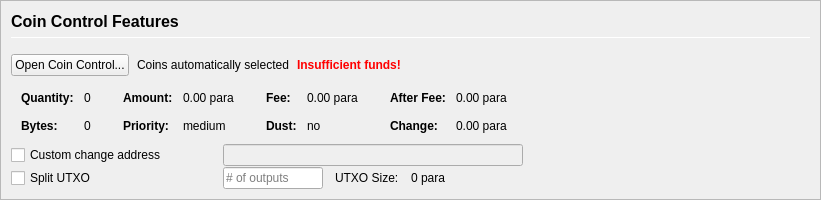
         <widget class="QFrame" name="frameCoinControl">
          <property name="sizePolicy">
           <sizepolicy hsizetype="Expanding" vsizetype="Expanding">
            <horstretch>0</horstretch>
            <verstretch>0</verstretch>
           </sizepolicy>
          </property>
          <property name="maximumSize">
           <size>
            <width>16777215</width>
            <height>16777215</height>
           </size>
          </property>
          <property name="frameShape">
           <enum>QFrame::StyledPanel</enum>
          </property>
          <property name="frameShadow">
           <enum>QFrame::Sunken</enum>
          </property>
          <layout class="QVBoxLayout" name="verticalLayoutCoinControl2">
           <property name="spacing">
            <number>0</number>
           </property>
           <property name="margin">
            <number>0</number>
           </property>
           <item>
            <widget class="QFrame" name="frameCoinControl_BG">
             <layout class="QVBoxLayout" name="verticalLayoutCoinControl" stretch="0,0,0,0,0,0">
              <property name="spacing">
               <number>1</number>
              </property>
              <property name="leftMargin">
               <number>10</number>
              </property>
              <property name="topMargin">
               <number>10</number>
              </property>
              <item>
               <layout class="QHBoxLayout" name="horizontalLayoutCoinControl1">
                <property name="bottomMargin">
                 <number>15</number>
                </property>
                <item>
                 <layout class="QVBoxLayout" name="verticalLayout_3">
                  <property name="spacing">
                   <number>6</number>
                  </property>
                  <item>
                   <widget class="QLabel" name="labelCoinControlFeatures">
                    <property name="sizePolicy">
                     <sizepolicy hsizetype="Preferred" vsizetype="Maximum">
                      <horstretch>0</horstretch>
                      <verstretch>0</verstretch>
                     </sizepolicy>
                    </property>
                    <property name="minimumSize">
                     <size>
                      <width>0</width>
                      <height>20</height>
                     </size>
                    </property>
                    <property name="font">
                     <font>
                      <pointsize>12</pointsize>
                      <weight>75</weight>
                      <bold>true</bold>
                     </font>
                    </property>
                    <property name="styleSheet">
                     <string notr="true">font-weight:bold;</string>
                    </property>
                    <property name="text">
                     <string>Coin Control Features</string>
                    </property>
                   </widget>
                  </item>
                  <item>
                   <widget class="Line" name="line">
                    <property name="minimumSize">
                     <size>
                      <width>0</width>
                      <height>1</height>
                     </size>
                    </property>
                    <property name="maximumSize">
                     <size>
                      <width>16777215</width>
                      <height>1</height>
                     </size>
                    </property>
                    <property name="orientation">
                     <enum>Qt::Horizontal</enum>
                    </property>
                   </widget>
                  </item>
                 </layout>
                </item>
               </layout>
              </item>
              <item>
               <layout class="QHBoxLayout" name="horizontalLayoutCoinControl2" stretch="0,0,0,0">
                <property name="spacing">
                 <number>8</number>
                </property>
                <property name="bottomMargin">
                 <number>10</number>
                </property>
                <item>
                 <widget class="QPushButton" name="pushButtonCoinControl">
                  <property name="styleSheet">
                   <string notr="true"/>
                  </property>
                  <property name="text">
                   <string>Open Coin Control...</string>
                  </property>
                  <property name="autoDefault">
                   <bool>false</bool>
                  </property>
                 </widget>
                </item>
                <item>
                 <widget class="QLabel" name="labelCoinControlAutomaticallySelected">
                  <property name="text">
                   <string>Coins automatically selected</string>
                  </property>
                  <property name="margin">
                   <number>5</number>
                  </property>
                 </widget>
                </item>
                <item>
                 <widget class="QLabel" name="labelCoinControlInsuffFunds">
                  <property name="font">
                   <font>
                    <weight>75</weight>
                    <bold>true</bold>
                   </font>
                  </property>
                  <property name="styleSheet">
                   <string notr="true">color:red;font-weight:bold;</string>
                  </property>
                  <property name="text">
                   <string>Insufficient funds!</string>
                  </property>
                  <property name="margin">
                   <number>5</number>
                  </property>
                 </widget>
                </item>
                <item>
                 <spacer name="horizontalSpacerCoinControl">
                  <property name="orientation">
                   <enum>Qt::Horizontal</enum>
                  </property>
                  <property name="sizeHint" stdset="0">
                   <size>
                    <width>40</width>
                    <height>1</height>
                   </size>
                  </property>
                 </spacer>
                </item>
               </layout>
              </item>
              <item>
               <widget class="QWidget" name="widgetCoinControl" native="true">
                <property name="sizePolicy">
                 <sizepolicy hsizetype="Preferred" vsizetype="Preferred">
                  <horstretch>0</horstretch>
                  <verstretch>0</verstretch>
                 </sizepolicy>
                </property>
                <property name="minimumSize">
                 <size>
                  <width>0</width>
                  <height>0</height>
                 </size>
                </property>
                <property name="styleSheet">
                 <string notr="true"/>
                </property>
                <layout class="QHBoxLayout" name="horizontalLayoutCoinControl5">
                 <property name="margin">
                  <number>0</number>
                 </property>
                 <item>
                  <layout class="QHBoxLayout" name="horizontalLayoutCoinControl3" stretch="0,0,0,1">
                   <property name="spacing">
                    <number>20</number>
                   </property>
                   <property name="topMargin">
                    <number>0</number>
                   </property>
                   <property name="bottomMargin">
                    <number>10</number>
                   </property>
                   <item>
                    <layout class="QFormLayout" name="formLayoutCoinControl1">
                     <property name="horizontalSpacing">
                      <number>10</number>
                     </property>
                     <property name="verticalSpacing">
                      <number>14</number>
                     </property>
                     <property name="leftMargin">
                      <number>10</number>
                     </property>
                     <property name="topMargin">
                      <number>4</number>
                     </property>
                     <property name="rightMargin">
                      <number>6</number>
                     </property>
                     <item row="0" column="0">
                      <widget class="QLabel" name="labelCoinControlQuantityText">
                       <property name="font">
                        <font>
                         <weight>75</weight>
                         <bold>true</bold>
                        </font>
                       </property>
                       <property name="text">
                        <string>Quantity:</string>
                       </property>
                       <property name="margin">
                        <number>0</number>
                       </property>
                      </widget>
                     </item>
                     <item row="0" column="1">
                      <widget class="QLabel" name="labelCoinControlQuantity">
                       <property name="cursor">
                        <cursorShape>IBeamCursor</cursorShape>
                       </property>
                       <property name="contextMenuPolicy">
                        <enum>Qt::ActionsContextMenu</enum>
                       </property>
                       <property name="text">
                        <string notr="true">0</string>
                       </property>
                       <property name="margin">
                        <number>0</number>
                       </property>
                       <property name="textInteractionFlags">
                        <set>Qt::LinksAccessibleByMouse|Qt::TextSelectableByKeyboard|Qt::TextSelectableByMouse</set>
                       </property>
                      </widget>
                     </item>
                     <item row="1" column="0">
                      <widget class="QLabel" name="labelCoinControlBytesText">
                       <property name="font">
                        <font>
                         <weight>75</weight>
                         <bold>true</bold>
                        </font>
                       </property>
                       <property name="text">
                        <string>Bytes:</string>
                       </property>
                      </widget>
                     </item>
                     <item row="1" column="1">
                      <widget class="QLabel" name="labelCoinControlBytes">
                       <property name="cursor">
                        <cursorShape>IBeamCursor</cursorShape>
                       </property>
                       <property name="contextMenuPolicy">
                        <enum>Qt::ActionsContextMenu</enum>
                       </property>
                       <property name="text">
                        <string notr="true">0</string>
                       </property>
                       <property name="textInteractionFlags">
                        <set>Qt::LinksAccessibleByMouse|Qt::TextSelectableByKeyboard|Qt::TextSelectableByMouse</set>
                       </property>
                      </widget>
                     </item>
                    </layout>
                   </item>
                   <item>
                    <layout class="QFormLayout" name="formLayoutCoinControl2">
                     <property name="horizontalSpacing">
                      <number>10</number>
                     </property>
                     <property name="verticalSpacing">
                      <number>14</number>
                     </property>
                     <property name="leftMargin">
                      <number>6</number>
                     </property>
                     <property name="topMargin">
                      <number>4</number>
                     </property>
                     <property name="rightMargin">
                      <number>6</number>
                     </property>
                     <item row="0" column="0">
                      <widget class="QLabel" name="labelCoinControlAmountText">
                       <property name="font">
                        <font>
                         <weight>75</weight>
                         <bold>true</bold>
                        </font>
                       </property>
                       <property name="text">
                        <string>Amount:</string>
                       </property>
                       <property name="margin">
                        <number>0</number>
                       </property>
                      </widget>
                     </item>
                     <item row="0" column="1">
                      <widget class="QLabel" name="labelCoinControlAmount">
                       <property name="cursor">
                        <cursorShape>IBeamCursor</cursorShape>
                       </property>
                       <property name="contextMenuPolicy">
                        <enum>Qt::ActionsContextMenu</enum>
                       </property>
                       <property name="text">
                        <string notr="true">0.00 para</string>
                       </property>
                       <property name="textInteractionFlags">
                        <set>Qt::LinksAccessibleByMouse|Qt::TextSelectableByKeyboard|Qt::TextSelectableByMouse</set>
                       </property>
                      </widget>
                     </item>
                     <item row="1" column="0">
                      <widget class="QLabel" name="labelCoinControlPriorityText">
                       <property name="font">
                        <font>
                         <weight>75</weight>
                         <bold>true</bold>
                        </font>
                       </property>
                       <property name="text">
                        <string>Priority:</string>
                       </property>
                      </widget>
                     </item>
                     <item row="1" column="1">
                      <widget class="QLabel" name="labelCoinControlPriority">
                       <property name="cursor">
                        <cursorShape>IBeamCursor</cursorShape>
                       </property>
                       <property name="contextMenuPolicy">
                        <enum>Qt::ActionsContextMenu</enum>
                       </property>
                       <property name="text">
                        <string>medium</string>
                       </property>
                       <property name="textInteractionFlags">
                        <set>Qt::LinksAccessibleByMouse|Qt::TextSelectableByKeyboard|Qt::TextSelectableByMouse</set>
                       </property>
                      </widget>
                     </item>
                    </layout>
                   </item>
                   <item>
                    <layout class="QFormLayout" name="formLayoutCoinControl3">
                     <property name="horizontalSpacing">
                      <number>10</number>
                     </property>
                     <property name="verticalSpacing">
                      <number>14</number>
                     </property>
                     <property name="leftMargin">
                      <number>6</number>
                     </property>
                     <property name="topMargin">
                      <number>4</number>
                     </property>
                     <property name="rightMargin">
                      <number>6</number>
                     </property>
                     <item row="0" column="0">
                      <widget class="QLabel" name="labelCoinControlFeeText">
                       <property name="font">
                        <font>
                         <weight>75</weight>
                         <bold>true</bold>
                        </font>
                       </property>
                       <property name="text">
                        <string>Fee:</string>
                       </property>
                       <property name="margin">
                        <number>0</number>
                       </property>
                      </widget>
                     </item>
                     <item row="0" column="1">
                      <widget class="QLabel" name="labelCoinControlFee">
                       <property name="cursor">
                        <cursorShape>IBeamCursor</cursorShape>
                       </property>
                       <property name="contextMenuPolicy">
                        <enum>Qt::ActionsContextMenu</enum>
                       </property>
                       <property name="text">
                        <string notr="true">0.00 para</string>
                       </property>
                       <property name="textInteractionFlags">
                        <set>Qt::LinksAccessibleByMouse|Qt::TextSelectableByKeyboard|Qt::TextSelectableByMouse</set>
                       </property>
                      </widget>
                     </item>
                     <item row="1" column="0">
                      <widget class="QLabel" name="labelCoinControlLowOutputText">
                       <property name="font">
                        <font>
                         <weight>75</weight>
                         <bold>true</bold>
                        </font>
                       </property>
                       <property name="text">
                        <string>Dust:</string>
                       </property>
                      </widget>
                     </item>
                     <item row="1" column="1">
                      <widget class="QLabel" name="labelCoinControlLowOutput">
                       <property name="cursor">
                        <cursorShape>IBeamCursor</cursorShape>
                       </property>
                       <property name="contextMenuPolicy">
                        <enum>Qt::ActionsContextMenu</enum>
                       </property>
                       <property name="text">
                        <string>no</string>
                       </property>
                       <property name="textInteractionFlags">
                        <set>Qt::LinksAccessibleByMouse|Qt::TextSelectableByKeyboard|Qt::TextSelectableByMouse</set>
                       </property>
                      </widget>
                     </item>
                    </layout>
                   </item>
                   <item>
                    <layout class="QFormLayout" name="formLayoutCoinControl4">
                     <property name="horizontalSpacing">
                      <number>10</number>
                     </property>
                     <property name="verticalSpacing">
                      <number>14</number>
                     </property>
                     <property name="leftMargin">
                      <number>6</number>
                     </property>
                     <property name="topMargin">
                      <number>4</number>
                     </property>
                     <property name="rightMargin">
                      <number>6</number>
                     </property>
                     <item row="0" column="0">
                      <widget class="QLabel" name="labelCoinControlAfterFeeText">
                       <property name="font">
                        <font>
                         <weight>75</weight>
                         <bold>true</bold>
                        </font>
                       </property>
                       <property name="text">
                        <string>After Fee:</string>
                       </property>
                       <property name="margin">
                        <number>0</number>
                       </property>
                      </widget>
                     </item>
                     <item row="0" column="1">
                      <widget class="QLabel" name="labelCoinControlAfterFee">
                       <property name="cursor">
                        <cursorShape>IBeamCursor</cursorShape>
                       </property>
                       <property name="contextMenuPolicy">
                        <enum>Qt::ActionsContextMenu</enum>
                       </property>
                       <property name="text">
                        <string notr="true">0.00 para</string>
                       </property>
                       <property name="textInteractionFlags">
                        <set>Qt::LinksAccessibleByMouse|Qt::TextSelectableByKeyboard|Qt::TextSelectableByMouse</set>
                       </property>
                      </widget>
                     </item>
                     <item row="1" column="0">
                      <widget class="QLabel" name="labelCoinControlChangeText">
                       <property name="font">
                        <font>
                         <weight>75</weight>
                         <bold>true</bold>
                        </font>
                       </property>
                       <property name="text">
                        <string>Change:</string>
                       </property>
                      </widget>
                     </item>
                     <item row="1" column="1">
                      <widget class="QLabel" name="labelCoinControlChange">
                       <property name="cursor">
                        <cursorShape>IBeamCursor</cursorShape>
                       </property>
                       <property name="contextMenuPolicy">
                        <enum>Qt::ActionsContextMenu</enum>
                       </property>
                       <property name="text">
                        <string notr="true">0.00 para</string>
                       </property>
                       <property name="textInteractionFlags">
                        <set>Qt::LinksAccessibleByMouse|Qt::TextSelectableByKeyboard|Qt::TextSelectableByMouse</set>
                       </property>
                      </widget>
                     </item>
                    </layout>
                   </item>
                  </layout>
                 </item>
                </layout>
               </widget>
              </item>
              <item>
               <layout class="QHBoxLayout" name="horizontalLayoutCoinControl4">
                <property name="spacing">
                 <number>12</number>
                </property>
                <property name="sizeConstraint">
                 <enum>QLayout::SetDefaultConstraint</enum>
                </property>
                <property name="topMargin">
                 <number>0</number>
                </property>
                <property name="rightMargin">
                 <number>0</number>
                </property>
                <item>
                 <widget class="QCheckBox" name="checkBoxCoinControlChange">
                  <property name="sizePolicy">
                   <sizepolicy hsizetype="Preferred" vsizetype="Preferred">
                    <horstretch>0</horstretch>
                    <verstretch>0</verstretch>
                   </sizepolicy>
                  </property>
                  <property name="minimumSize">
                   <size>
                    <width>200</width>
                    <height>0</height>
                   </size>
                  </property>
                  <property name="maximumSize">
                   <size>
                    <width>200</width>
                    <height>16777215</height>
                   </size>
                  </property>
                  <property name="toolTip">
                   <string>If this is activated, but the change address is empty or invalid, change will be sent to a newly generated address.</string>
                  </property>
                  <property name="text">
                   <string>Custom change address</string>
                  </property>
                 </widget>
                </item>
                <item>
                 <widget class="QValidatedLineEdit" name="lineEditCoinControlChange">
                  <property name="enabled">
                   <bool>false</bool>
                  </property>
                  <property name="sizePolicy">
                   <sizepolicy hsizetype="Preferred" vsizetype="Preferred">
                    <horstretch>0</horstretch>
                    <verstretch>0</verstretch>
                   </sizepolicy>
                  </property>
                  <property name="minimumSize">
                   <size>
                    <width>300</width>
                    <height>0</height>
                   </size>
                  </property>
                 </widget>
                </item>
                <item>
                 <widget class="QLabel" name="labelCoinControlChangeLabel">
                  <property name="sizePolicy">
                   <sizepolicy hsizetype="Preferred" vsizetype="Preferred">
                    <horstretch>0</horstretch>
                    <verstretch>0</verstretch>
                   </sizepolicy>
                  </property>
                  <property name="minimumSize">
                   <size>
                    <width>100</width>
                    <height>0</height>
                   </size>
                  </property>
                  <property name="text">
                   <string/>
                  </property>
                  <property name="margin">
                   <number>3</number>
                  </property>
                 </widget>
                </item>
               </layout>
              </item>
              <item>
               <layout class="QHBoxLayout" name="horizontalLayoutCoinControl6">
                <property name="spacing">
                 <number>12</number>
                </property>
                <property name="rightMargin">
                 <number>0</number>
                </property>
                <item>
                 <widget class="QCheckBox" name="splitBlockCheckBox">
                  <property name="sizePolicy">
                   <sizepolicy hsizetype="Preferred" vsizetype="Preferred">
                    <horstretch>0</horstretch>
                    <verstretch>0</verstretch>
                   </sizepolicy>
                  </property>
                  <property name="minimumSize">
                   <size>
                    <width>200</width>
                    <height>0</height>
                   </size>
                  </property>
                  <property name="maximumSize">
                   <size>
                    <width>200</width>
                    <height>16777215</height>
                   </size>
                  </property>
                  <property name="text">
                   <string>Split UTXO</string>
                  </property>
                 </widget>
                </item>
                <item>
                 <widget class="QLineEdit" name="splitBlockLineEdit">
                  <property name="sizePolicy">
                   <sizepolicy hsizetype="Preferred" vsizetype="Preferred">
                    <horstretch>50</horstretch>
                    <verstretch>0</verstretch>
                   </sizepolicy>
                  </property>
                  <property name="minimumSize">
                   <size>
                    <width>100</width>
                    <height>0</height>
                   </size>
                  </property>
                  <property name="maximumSize">
                   <size>
                    <width>100</width>
                    <height>16777215</height>
                   </size>
                  </property>
                  <property name="placeholderText">
                   <string># of outputs</string>
                  </property>
                 </widget>
                </item>
                <item>
                 <widget class="QLabel" name="labelBlockSizeText">
                  <property name="text">
                   <string>UTXO Size:</string>
                  </property>
                 </widget>
                </item>
                <item>
                 <widget class="QLabel" name="labelBlockSize">
                  <property name="text">
                   <string>0 para</string>
                  </property>
                 </widget>
                </item>
                <item>
                 <spacer name="horizontalSpacer_7">
                  <property name="orientation">
                   <enum>Qt::Horizontal</enum>
                  </property>
                  <property name="sizeHint" stdset="0">
                   <size>
                    <width>40</width>
                    <height>20</height>
                   </size>
                  </property>
                 </spacer>
                </item>
               </layout>
              </item>
              <item>
               <spacer name="verticalSpacerCoinControl">
                <property name="orientation">
                 <enum>Qt::Vertical</enum>
                </property>
                <property name="sizeHint" stdset="0">
                 <size>
                  <width>800</width>
                  <height>1</height>
                 </size>
                </property>
               </spacer>
              </item>
             </layout>
            </widget>
           </item>
          </layout>
         </widget>
